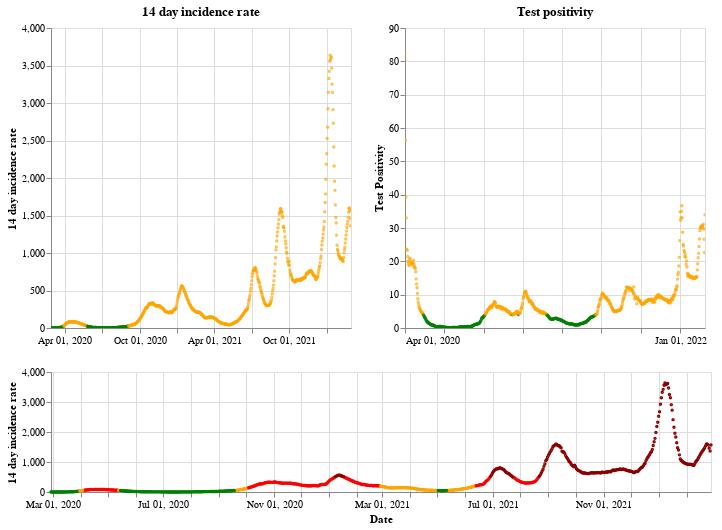

The notebook cell saved with this chart:
### Markdown cell above
## Scotland

### Code cell
plot_traffic_light('Scotland')

### Figure 1 — Vega-Lite specification as saved in the notebook (floating-point values rounded to 4 significant figures; data arrays with more than 128 entries replaced by an {"elided": "..."} marker saying what was removed)
{"config": {"view": {"continuousWidth": 400, "continuousHeight": 300}}, "vconcat": [{"hconcat": [{"mark": {"type": "point", "size": 2}, "encoding": {"color": {"condition": {"value": "green", "test": "(datum.twoWeeklyCasesRate <= 25)"}, "value": "orange"}, "tooltip": [{"type": "nominal", "field": "areaName"}, {"type": "temporal", "field": "date"}, {"type": "quantitative", "field": "twoWeeklyCasesRate"}, {"type": "quantitative", "field": "testPositivity"}], "x": {"type": "temporal", "axis": {"title": ""}, "field": "date", "scale": {"domain": {"selection": "DateBrush"}}, "timeUnit": "yearmonthdate"}, "y": {"type": "quantitative", "axis": {"title": "14 day incidence rate"}, "field": "twoWeeklyCasesRate"}}, "title": "14 day incidence rate", "width": 300}, {"mark": {"type": "point", "size": 2}, "encoding": {"color": {"condition": {"value": "green", "test": "(datum.testPositivity <= 4)"}, "value": "orange"}, "tooltip": [{"type": "nominal", "field": "areaName"}, {"type": "temporal", "field": "date"}, {"type": "quantitative", "field": "twoWeeklyCasesRate"}, {"type": "quantitative", "field": "testPositivity"}], "x": {"type": "temporal", "axis": {"title": ""}, "field": "date", "scale": {"domain": {"selection": "DateBrush"}}, "timeUnit": "yearmonthdate"}, "y": {"type": "quantitative", "axis": {"title": "Test Positivity"}, "field": "testPositivity"}}, "title": "Test positivity", "width": 300}]}, {"layer": [{"mark": {"type": "point", "size": 2}, "encoding": {"color": {"condition": {"value": "orange", "test": "(((datum.testPositivity < 4) && (datum.twoWeeklyCasesRate >= 50)) && (datum.twoWeeklyCasesRate < 200))"}, "value": "red"}, "opacity": {"condition": {"value": 1, "test": "((datum.twoWeeklyCasesRate >= 50) && (datum.twoWeeklyCasesRate < 500))"}, "value": 0}, "tooltip": [{"type": "nominal", "field": "areaName"}, {"type": "temporal", "field": "date"}, {"type": "quantitative", "field": "twoWeeklyCasesRate"}, {"type": "quantitative", "field": "testPositivity"}], "x": {"type": "temporal", "axis": {"title": "Date"}, "field": "date", "timeUnit": "yearmonthdate"}, "y": {"type": "quantitative", "axis": {"title": "14 day incidence rate"}, "field": "twoWeeklyCasesRate"}}, "selection": {"DateBrush": {"type": "interval", "encodings": ["x"], "fields": ["Time"]}}}, {"mark": {"type": "point", "size": 2}, "encoding": {"color": {"value": "darkred"}, "opacity": {"condition": {"value": 1, "test": "(datum.twoWeeklyCasesRate >= 500)"}, "value": 0}, "tooltip": [{"type": "nominal", "field": "areaName"}, {"type": "temporal", "field": "date"}, {"type": "quantitative", "field": "twoWeeklyCasesRate"}, {"type": "quantitative", "field": "testPositivity"}], "x": {"type": "temporal", "axis": {"title": "Date"}, "field": "date", "timeUnit": "yearmonthdate"}, "y": {"type": "quantitative", "axis": {"title": "14 day incidence rate"}, "field": "twoWeeklyCasesRate"}}}, {"mark": {"type": "point", "size": 2}, "encoding": {"color": {"condition": {"value": "green", "test": "((datum.testPositivity < 4) && (datum.twoWeeklyCasesRate < 50))"}, "value": "orange"}, "opacity": {"condition": {"value": 1, "test": "(datum.twoWeeklyCasesRate < 50)"}, "value": 0}, "tooltip": [{"type": "nominal", "field": "areaName"}, {"type": "temporal", "field": "date"}, {"type": "quantitative", "field": "twoWeeklyCasesRate"}, {"type": "quantitative", "field": "testPositivity"}], "x": {"type": "temporal", "axis": {"title": "Date"}, "field": "date", "timeUnit": "yearmonthdate"}, "y": {"type": "quantitative", "axis": {"title": "14 day incidence rate"}, "field": "twoWeeklyCasesRate"}}}], "height": 120, "width": 660}], "data": {"name": "data-fb12f9b51c06b185cbc6d0c8ba7fdaba"}, "$schema": "https://vega.github.io/schema/vega-lite/v4.8.1.json", "datasets": {"data-fb12f9b51c06b185cbc6d0c8ba7fdaba": {"elided": "732 records"}}}
